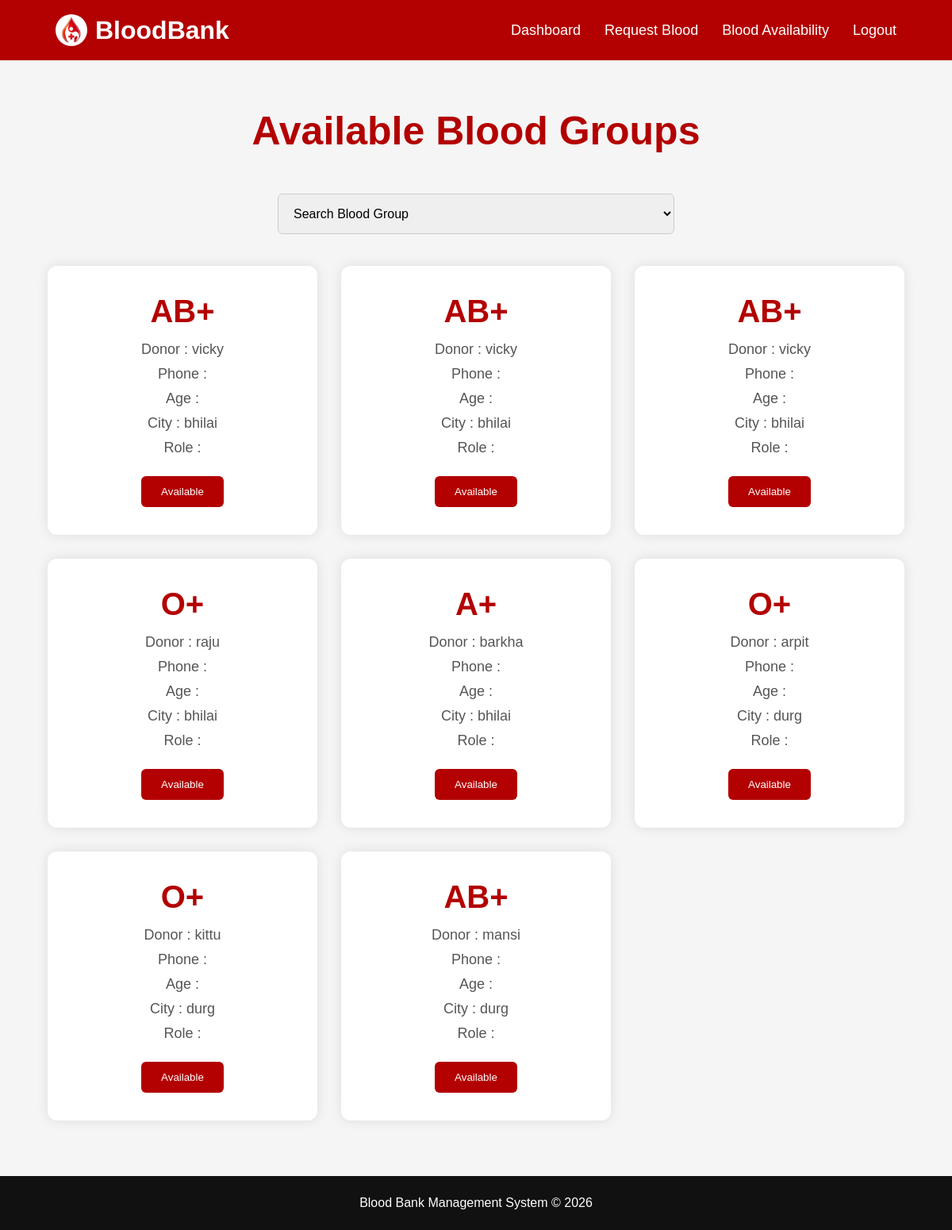
Page /blood-availability/ on the committed database.
### main/models.py (models this page shows, shortened)
class BloodDonation(models.Model):
    donor_name=models.CharField(max_length=100)
    blood_group=models.CharField(max_length=5)
    hospital=models.CharField(max_length=100)
    city=models.CharField(max_length=100)
    donation_date=models.DateField()

### main/views.py (the view)
# urls.py: path('blood-availability/',views.blood_availability,name='blood_availability'),
def blood_availability(request):
    blood_group=request.GET.get('blood_group')
    donors = BloodDonation.objects.all()
    if blood_group:
        donors=donors.filter(
            blood_group=blood_group
        )
    context={
        'donors':donors
    }
    return render(request,'blood_availability.html',context)

### templates/blood_availability.html (shortened to what this page needs)
{% load static %}
<!DOCTYPE html>
<html lang="en">
<head>
</head>
<body>
<nav>
    <div class="logo">
    <img src="{% static 'images/blood.jpg' %}" alt="Logo">
    <span>BloodBank</span>
    </div>
    <ul>
        <li>
            <a href="{% url 'patient_dashboard' %}">
                Dashboard
            </a>
        </li>
        <li>
            <a href="{% url 'blood_request' %}">
                Request Blood
            </a>
        </li>
        <li>
            <a href="{% url 'blood_availability' %}">
                Blood Availability
            </a>
        </li>
        <li>
            <a href="{% url 'logout' %}">
                Logout
            </a>
        </li>
    </ul>
</nav>
<section class="availability">
    <div class="heading">
        <h1>Available Blood Groups</h1>
    </div>
    <div class="search-box">
        <form method="GET">
            <select name="blood_group" onchange="this.form.submit()">
                <option value="">
                    Search Blood Group
                </option>
            </select>
        </form>
    </div>
    <div class="cards">
        {% for donor in donors %}
        <div class="card">
            <h2>{{ donor.blood_group }}</h2>
            <p>
              Donor : {{ donor.donor_name }}
           </p>
            <p>
                Phone : {{ donor.phone }}
            </p>
            <p>
                Age : {{ donor.age }}
            </p>
            <p>
                City : {{ donor.city }}
            </p>
            <p>
                Role : {{ donor.role }}
            </p>
            <button>
                Available
            </button>
        </div>
        {% empty %}
        <div class="no-data">
            No Blood Available
        </div>
        {% endfor %}
    </div>
</section>
<footer>
    <p>
        Blood Bank Management System © 2026
    </p>
</footer>
</body>
</html>

### templates/blood_availability.html (style rules this page uses)
* { margin:0; padding:0; box-sizing:border-box; font-family:Arial; }
body { background:#f5f5f5; overflow-x:hidden; }
nav { width:100%; background:#b30000; padding:18px 70px; display:flex; justify-content:space-between; align-items:center; }
.logo { display:flex; align-items:center; gap:10px; color:white; font-size:32px; font-weight:bold; }
.logo img { width:40px; height:40px; border-radius:50%; background:white; padding:2px; object-fit:cover; }
nav ul { display:flex; list-style:none; gap:30px; }
nav ul li a { color:white; text-decoration:none; font-size:18px; transition:.3s; }
.availability { width:90%; margin:60px auto; }
.heading { text-align:center; margin-bottom:50px; }
.heading h1 { color:#b30000; font-size:50px; }
.search-box { width:100%; max-width:500px; margin:0 auto 40px; }
.search-box select { width:100%; padding:15px; border:1px solid #ccc; outline:none; border-radius:6px; font-size:16px; }
.cards { display:grid; grid-template-columns:repeat(auto-fit,minmax(250px,1fr)); gap:30px; }
.card { background:white; padding:35px 25px; border-radius:12px; text-align:center; box-shadow:0 0 15px rgba(0,0,0,.1); transition:.4s; }
.card h2 { color:#b30000; font-size:40px; margin-bottom:15px; }
.card p { color:#555; margin-bottom:10px; font-size:18px; }
.card button { margin-top:15px; padding:12px 25px; border:none; background:#b30000; color:white; border-radius:6px; cursor:pointer; transition:.4s; }
footer { background:#111; color:white; text-align:center; padding:25px; margin-top:70px; }

### rows in the picture
BloodDonation: blood_group "AB+", donor_name "vicky", city "bhilai"
BloodDonation: blood_group "AB+", donor_name "vicky", city "bhilai"
BloodDonation: blood_group "AB+", donor_name "vicky", city "bhilai"
BloodDonation: blood_group "O+", donor_name "raju", city "bhilai"
BloodDonation: blood_group "A+", donor_name "barkha", city "bhilai"
BloodDonation: blood_group "O+", donor_name "arpit", city "durg"
BloodDonation: blood_group "O+", donor_name "kittu", city "durg"
BloodDonation: blood_group "AB+", donor_name "mansi", city "durg"
